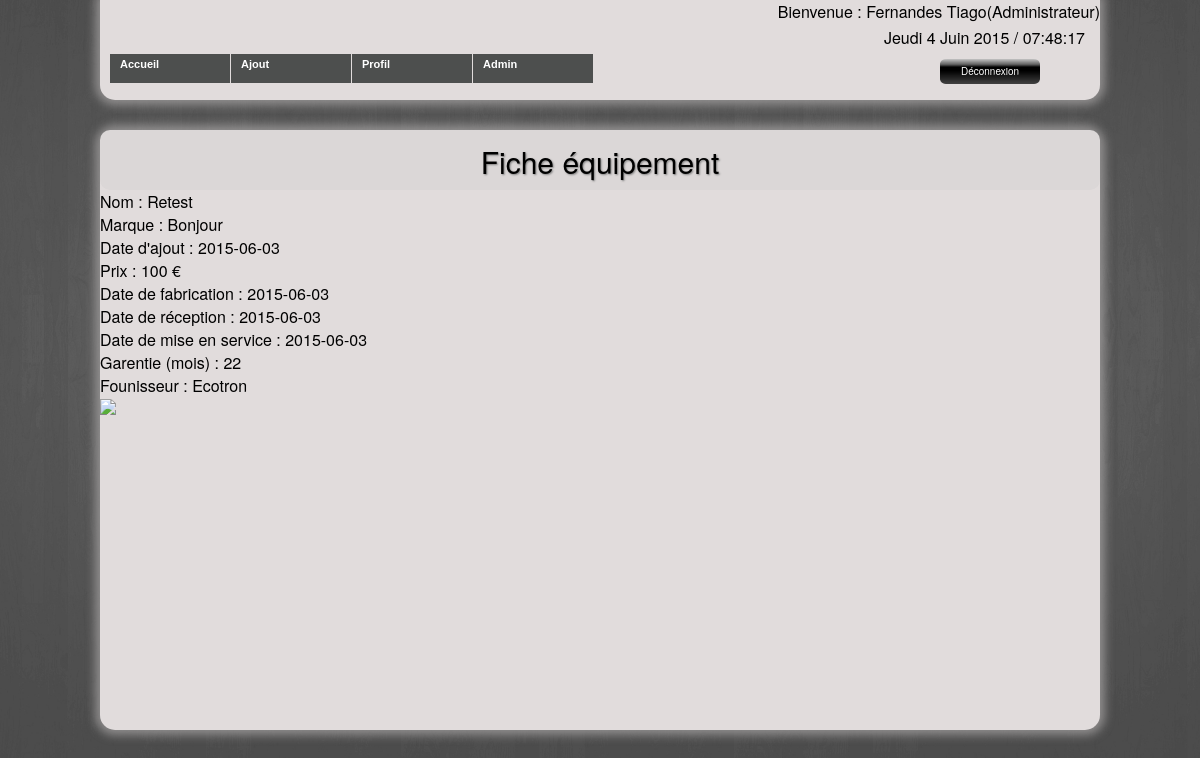
Screenshot of /Site/equipement.php?idEquipement=8 (signed in) with the database file from the repository.
### tables this page shows
CREATE TABLE IF NOT EXISTS `equipement` (
  `idEquipement` int(11) NOT NULL AUTO_INCREMENT,
  `nomEquipement` varchar(45) DEFAULT NULL,
  `idFournisseur` int(11) NOT NULL,
  `prix` double DEFAULT NULL,
  `marque` varchar(45) DEFAULT NULL,
  `dateAjout` date DEFAULT NULL,
  `dateFabrication` date DEFAULT NULL,
  `dateReception` date DEFAULT NULL,
  `dateMiseService` date DEFAULT NULL,
  `garantie` int(11) DEFAULT NULL,
  PRIMARY KEY (`idEquipement`,`idFournisseur`),
  KEY `fk_Equipement_Fournisseur1_idx` (`idFournisseur`)
);

CREATE TABLE IF NOT EXISTS `fournisseur` (
  `idFournisseur` int(11) NOT NULL AUTO_INCREMENT,
  `nomFournisseur` varchar(45) DEFAULT NULL,
  `pays` varchar(45) DEFAULT NULL,
  `cp` int(11) DEFAULT NULL,
  `ville` varchar(45) DEFAULT NULL,
  `adresse` varchar(45) DEFAULT NULL,
  `telephone` tinytext,
  `email` varchar(45) DEFAULT NULL,
  PRIMARY KEY (`idFournisseur`)
);

### Site/equipement.php (the view, shortened to what this page needs)
<?php
    require_once('fonctions.php');
    $idEquipement=$_GET['idEquipement']
?>
<!doctype html>
<html lang="fr">
   <head>
    <link rel="stylesheet" type="text/css" href="style.css">
    </head>
    <body>
        <?php require_once('entete.php'); ?>
            <div id ="contenu">
                <div id="banniere">Fiche équipement</div>
                    <?php
                        $resultats=$pdo->query("SELECT nomEquipement FROM equipement WHERE idEquipement='$idEquipement'");
                        $resultats->setFetchMode(PDO::FETCH_OBJ);
                        while( $resultat = $resultats->fetch() )
                        {
                            echo 'Nom : '.$resultat->nomEquipement.'<br>';
                        }
                    ?>
                    <?php
                        $resultats=$pdo->query("SELECT marque FROM equipement WHERE idEquipement='$idEquipement'");
                        $resultats->setFetchMode(PDO::FETCH_OBJ);
                        while( $resultat = $resultats->fetch() )
                        {
                            echo 'Marque : '.$resultat->marque.'<br>';
                        }
                    ?>
                    <?php
                        $resultats=$pdo->query("SELECT dateAjout FROM equipement WHERE idEquipement='$idEquipement'");
                        $resultats->setFetchMode(PDO::FETCH_OBJ);
                        while( $resultat = $resultats->fetch() )
                        {
                            echo "Date d'ajout : ".$resultat->dateAjout."<br>";
                        }
                    ?>
                    <?php
                        $resultats=$pdo->query("SELECT prix FROM equipement WHERE idEquipement='$idEquipement'");
                        $resultats->setFetchMode(PDO::FETCH_OBJ);
                        while( $resultat = $resultats->fetch() )
                        {
                            echo 'Prix : '.$resultat->prix.' €<br>';
                        }
                    ?>
                    <?php
                        $resultats=$pdo->query("SELECT dateFabrication FROM equipement WHERE idEquipement='$idEquipement'");
                        $resultats->setFetchMode(PDO::FETCH_OBJ);
                        while( $resultat = $resultats->fetch() )
                        {
                            echo 'Date de fabrication : '.$resultat->dateFabrication.'<br>';
                        }
                    ?>
                    <?php
                        $resultats=$pdo->query("SELECT dateReception FROM equipement WHERE idEquipement='$idEquipement'");
                        $resultats->setFetchMode(PDO::FETCH_OBJ);
                        while( $resultat = $resultats->fetch() )
                        {
                            echo 'Date de réception : '.$resultat->dateReception.'<br>';
                        }
                    ?>
                    <?php
                        $resultats=$pdo->query("SELECT dateMiseService FROM equipement WHERE idEquipement='$idEquipement'");
                        $resultats->setFetchMode(PDO::FETCH_OBJ);
                        while( $resultat = $resultats->fetch() )
                        {
                            echo 'Date de mise en service : '.$resultat->dateMiseService.'<br>';
                        }
                    ?>
                    <?php
                        $resultats=$pdo->query("SELECT garantie FROM equipement WHERE idEquipement='$idEquipement'");
                        $resultats->setFetchMode(PDO::FETCH_OBJ);
                        while( $resultat = $resultats->fetch() )
                        {
                            echo 'Garentie (mois) : '.$resultat->garantie.'<br>';
                        }
                    ?>
                    <?php
                        $resultats=$pdo->query("SELECT `nomFournisseur` FROM `equipement`, `fournisseur` WHERE `equipement`.`idFournisseur`=`fournisseur`.`idFournisseur` AND `idEquipement`='$idEquipement'");
                        $resultats->setFetchMode(PDO::FETCH_OBJ);
                        while( $resultat = $resultats->fetch() )
                        {
                            echo 'Founisseur : '.$resultat->nomFournisseur.'<br>';
                        }
                    ?>
                <img src="http://chart.apis.google.com/chart?cht=qr&chs=100x100&chl=http://localhost/BDD/Site/equipement.php?idEquipement=<?= $idEquipement ?>">
            </div>
    </body>
</html>

### Site/style.css (style rules this page uses)
html { background: url(image/bg.jpg) no-repeat center fixed; background-size: cover; font-family: "Helvetica Neue", Helvetica, arial, sans-serif; }
#contenu { border-radius:15px; width: 1000px; height: 600px; background-color: #E1DCDC; margin-left: auto; margin-right: auto; margin-top: 30px; box-shadow: 0px 0px 10px 5px rgba(164, 162, 162, 0.75); -moz-box-shadow: 0px 0px 10px 5px rgba(164, 162, 162, 0.75); -webkit-box-shadow: 0px 0px 10px 5px rgba(164, 162, 162, 0.75); }
#banniere { border-radius:10px; width: 1000px; height: 50px; background-color: #DBD7D7; font-size: 30px; text-shadow:1px 1px 2px gray; text-align: center; padding-top: 10px; }
body { height: auto; }

### rows the page displays
equipement: nomEquipement "Retest", marque "Bonjour", dateAjout "2015-06-03", prix "100", dateFabrication "2015-06-03", dateReception "2015-06-03", dateMiseService "2015-06-03", garantie "22"
fournisseur: nomFournisseur "Ecotron"

### other values shown
$_SESSION['nom'] "Fernandes"
$_SESSION['prenom'] "Tiago"
$_SESSION['role'] "Administrateur"
